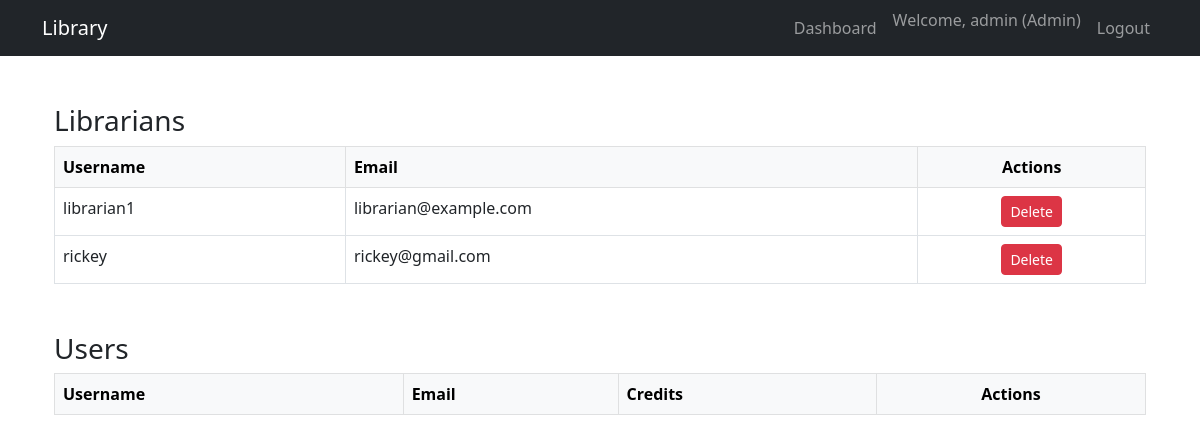
The app's page /admin/view_users (signed in) with its own data.
### database.py (models this page shows, shortened)
class User(UserMixin, db.Model):
    __tablename__ = 'user'
    id = db.Column(db.Integer, primary_key=True)
    username = db.Column(db.String(150), unique=True, nullable=False)
    password = db.Column(db.String(200), nullable=False)
    email = db.Column(db.String(120), unique=True, nullable=False)
    role = db.Column(db.String(50), nullable=False)  # 'user', 'librarian', 'admin'
    credits = db.Column(db.Float, default=0)  # New column for user balance
    ratings = db.relationship('Rating', backref='user', lazy=True)
    comments = db.relationship('Comment', backref='user', lazy=True)
    borrowed_books = db.relationship('UniqueBook', backref='borrower', lazy=True)

### main.py (the view)
@app.route('/admin/view_users')
@login_required
def admin_view_users():
    if current_user.role != 'admin':
        flash('Access denied.', 'danger')
        return redirect(url_for('home'))
    users = User.query.filter_by(role='user').all()
    librarians = User.query.filter_by(role='librarian').all()
    return render_template('admin_view_users.html', users=users, librarians=librarians)

### main.py (called while the page is built)
@login_manager.user_loader
def load_user(user_id):
    return User.query.get(int(user_id))

### templates/admin_view_users.html (shortened to what this page needs)
{% extends 'base.html' %}
{% block content %}
<div class="container mt-4">
  <h3>Librarians</h3>
  <table class="table table-bordered">
    <thead class="table-light">
      <tr>
        <th>Username</th>
        <th>Email</th>
        <th class="text-center">Actions</th>
      </tr>
    </thead>
    <tbody>
      {% for librarian in librarians %}
        <tr>
          <td>{{ librarian.username }}</td>
          <td>{{ librarian.email }}</td>
          <td class="text-center">
            <form method="POST" action="{{ url_for('delete_account', user_id=librarian.id) }}" onsubmit="return confirm('Are you sure you want to delete this librarian?');">
              <button class="btn btn-sm btn-danger">Delete</button>
            </form>
          </td>
        </tr>
      {% endfor %}
    </tbody>
  </table>
  <h3 class="mt-5">Users</h3>
  <table class="table table-bordered">
    <thead class="table-light">
      <tr>
        <th>Username</th>
        <th>Email</th>
        <th>Credits</th>
        <th class="text-center">Actions</th>
      </tr>
    </thead>
  </table>
</div>
{% endblock %}

### templates/base.html (shortened to what this page needs)
<!DOCTYPE html>
<html lang="en">
<head>
    <link href="https://cdn.jsdelivr.net/npm/bootstrap@5.3.0/dist/css/bootstrap.min.css" rel="stylesheet">
</head>
<body>
<nav class="navbar navbar-expand-lg navbar-dark bg-dark">
    <div class="container">
      <a class="navbar-brand" href="{{ url_for('home') }}">Library</a>
      <div class="collapse navbar-collapse">
        <ul class="navbar-nav ms-auto">
          {% if current_user.is_authenticated %}
            {% if current_user.role == 'user' %}
              <li class="nav-item">
                <a class="nav-link" href="{{ url_for('user_dashboard') }}">Dashboard</a>
              </li>
              <li class="nav-item">
                <a class="nav-link" href="{{ url_for('my_books') }}">My Books</a>
              </li>
            {% elif current_user.role == 'admin' %}
              <li class="nav-item">
                <a class="nav-link" href="{{ url_for('admin_dashboard') }}">Dashboard</a>
              </li>
            {% endif %}
            <li class="nav-item">
              <span class="navbar-text mx-2">
                Welcome, {{ current_user.username }} ({{ current_user.role|capitalize }})
              </span>
            </li>
            <li class="nav-item">
              <a class="nav-link" href="{{ url_for('logout') }}">Logout</a>
            </li>
          {% endif %}
        </ul>
      </div>
    </div>
  </nav>
    <div class="container mt-5">
        {% block content %}
        {% endblock %}
    </div>
</body>
</html>

### records on screen
User: username "admin", role "Admin"
User: username "librarian1", email "librarian@example.com"
User: username "rickey", email "rickey@gmail.com"
